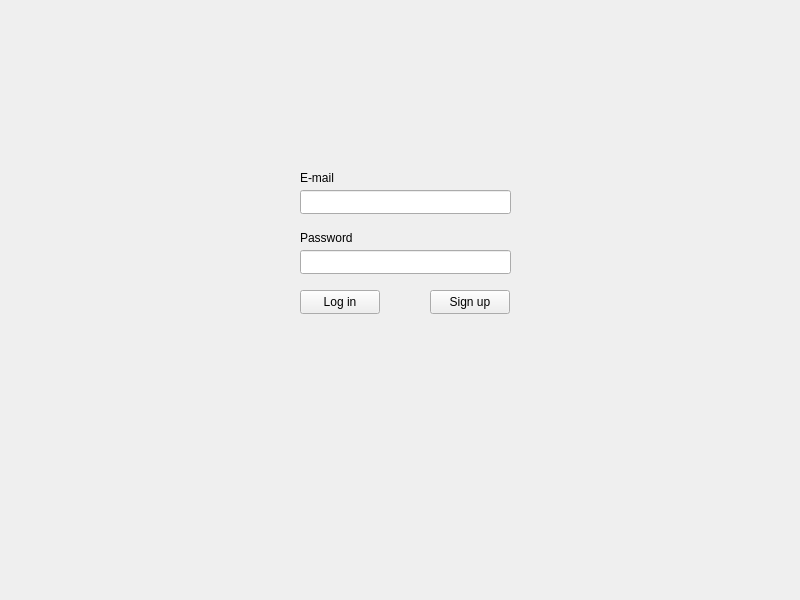
<?xml version="1.0" encoding="UTF-8"?>
<ui version="4.0">
 <class>LoginPage</class>
 <widget class="QWidget" name="LoginPage">
  <property name="geometry">
   <rect>
    <x>0</x>
    <y>0</y>
    <width>800</width>
    <height>600</height>
   </rect>
  </property>
  <property name="windowTitle">
   <string>Form</string>
  </property>
  <widget class="QLineEdit" name="email_editline">
   <property name="geometry">
    <rect>
     <x>300</x>
     <y>190</y>
     <width>211</width>
     <height>24</height>
    </rect>
   </property>
  </widget>
  <widget class="QLineEdit" name="password_editline">
   <property name="geometry">
    <rect>
     <x>300</x>
     <y>250</y>
     <width>211</width>
     <height>24</height>
    </rect>
   </property>
  </widget>
  <widget class="QPushButton" name="loginButton">
   <property name="geometry">
    <rect>
     <x>300</x>
     <y>290</y>
     <width>80</width>
     <height>24</height>
    </rect>
   </property>
   <property name="text">
    <string>Log in</string>
   </property>
  </widget>
  <widget class="QLabel" name="label_2">
   <property name="geometry">
    <rect>
     <x>300</x>
     <y>170</y>
     <width>49</width>
     <height>16</height>
    </rect>
   </property>
   <property name="text">
    <string>E-mail</string>
   </property>
  </widget>
  <widget class="QLabel" name="label_3">
   <property name="geometry">
    <rect>
     <x>300</x>
     <y>230</y>
     <width>81</width>
     <height>16</height>
    </rect>
   </property>
   <property name="text">
    <string>Password</string>
   </property>
  </widget>
  <widget class="QPushButton" name="signup_button">
   <property name="geometry">
    <rect>
     <x>430</x>
     <y>290</y>
     <width>80</width>
     <height>24</height>
    </rect>
   </property>
   <property name="text">
    <string>Sign up</string>
   </property>
  </widget>
 </widget>
 <resources/>
 <connections/>
</ui>
